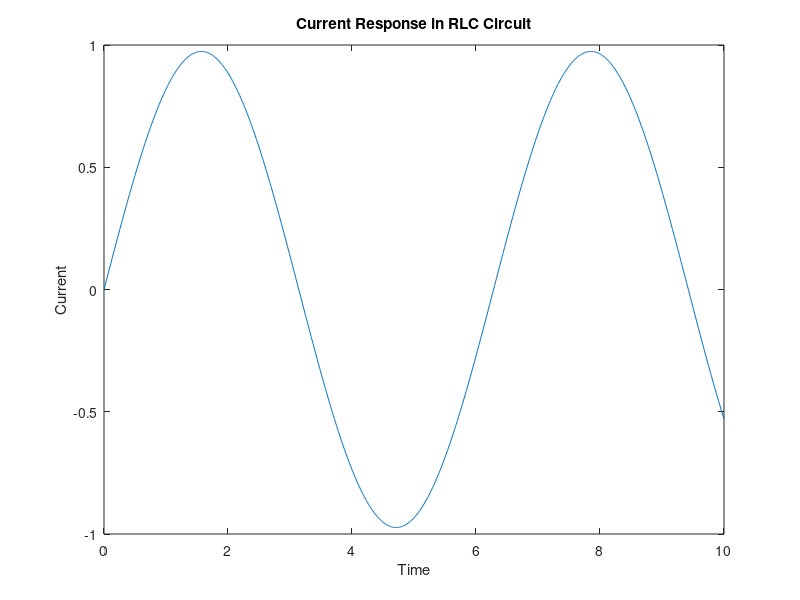

MATLAB code to generate this figure:
% Моделирование простой электрической цепи
R = 10; % Ом
L = 0.5; % Генри
C = 0.2; % Фарад
t = 0:0.01:10;
voltage = 10 * sin(t);
current = voltage / sqrt(R^2 + (2*pi*L - 1/(2*pi*C))^2);
plot(t, current);
xlabel('Time');
ylabel('Current');
title('Current Response in RLC Circuit');
